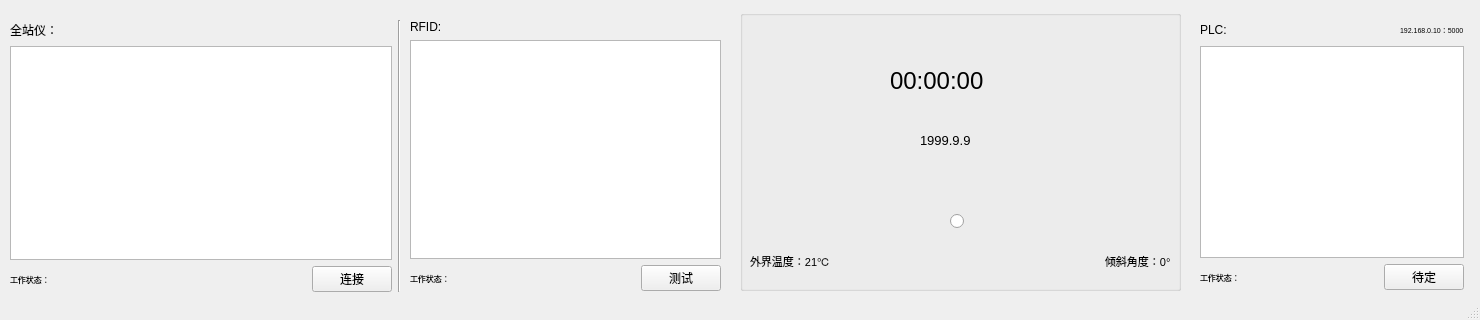
<?xml version="1.0" encoding="UTF-8"?>
<ui version="4.0">
 <class>MainWindow</class>
 <widget class="QMainWindow" name="MainWindow">
  <property name="geometry">
   <rect>
    <x>0</x>
    <y>0</y>
    <width>1480</width>
    <height>320</height>
   </rect>
  </property>
  <property name="windowTitle">
   <string>MainWindow</string>
  </property>
  <widget class="QWidget" name="centralwidget">
   <widget class="QWidget" name="">
    <property name="geometry">
     <rect>
      <x>410</x>
      <y>20</y>
      <width>311</width>
      <height>271</height>
     </rect>
    </property>
    <layout class="QVBoxLayout" name="verticalLayout_2">
     <item>
      <widget class="QLabel" name="label_3">
       <property name="text">
        <string>RFID:</string>
       </property>
      </widget>
     </item>
     <item>
      <widget class="QTextEdit" name="textEdit_2"/>
     </item>
     <item>
      <layout class="QHBoxLayout" name="horizontalLayout_3">
       <item>
        <widget class="QLabel" name="label_4">
         <property name="font">
          <font>
           <pointsize>6</pointsize>
          </font>
         </property>
         <property name="text">
          <string>工作状态：</string>
         </property>
        </widget>
       </item>
       <item>
        <spacer name="horizontalSpacer">
         <property name="orientation">
          <enum>Qt::Horizontal</enum>
         </property>
         <property name="sizeHint" stdset="0">
          <size>
           <width>40</width>
           <height>20</height>
          </size>
         </property>
        </spacer>
       </item>
       <item>
        <widget class="QPushButton" name="pushButton_2">
         <property name="text">
          <string>测试</string>
         </property>
        </widget>
       </item>
      </layout>
     </item>
    </layout>
   </widget>
   <widget class="QGroupBox" name="groupBox">
    <property name="geometry">
     <rect>
      <x>740</x>
      <y>10</y>
      <width>441</width>
      <height>281</height>
     </rect>
    </property>
    <property name="title">
     <string/>
    </property>
    <widget class="QLabel" name="label_5">
     <property name="geometry">
      <rect>
       <x>150</x>
       <y>40</y>
       <width>161</width>
       <height>61</height>
      </rect>
     </property>
     <property name="font">
      <font>
       <pointsize>18</pointsize>
      </font>
     </property>
     <property name="text">
      <string>00:00:00</string>
     </property>
    </widget>
    <widget class="QLabel" name="label_6">
     <property name="geometry">
      <rect>
       <x>180</x>
       <y>120</y>
       <width>111</width>
       <height>20</height>
      </rect>
     </property>
     <property name="font">
      <font>
       <pointsize>10</pointsize>
      </font>
     </property>
     <property name="text">
      <string>1999.9.9</string>
     </property>
    </widget>
    <widget class="QRadioButton" name="radioButton">
     <property name="geometry">
      <rect>
       <x>210</x>
       <y>200</y>
       <width>21</width>
       <height>22</height>
      </rect>
     </property>
     <property name="text">
      <string/>
     </property>
    </widget>
    <widget class="QWidget" name="">
     <property name="geometry">
      <rect>
       <x>10</x>
       <y>240</y>
       <width>421</width>
       <height>22</height>
      </rect>
     </property>
     <layout class="QHBoxLayout" name="horizontalLayout_7">
      <item>
       <widget class="QLabel" name="label_10">
        <property name="font">
         <font>
          <pointsize>8</pointsize>
         </font>
        </property>
        <property name="text">
         <string>外界温度：21℃</string>
        </property>
       </widget>
      </item>
      <item>
       <spacer name="horizontalSpacer_7">
        <property name="orientation">
         <enum>Qt::Horizontal</enum>
        </property>
        <property name="sizeHint" stdset="0">
         <size>
          <width>40</width>
          <height>20</height>
         </size>
        </property>
       </spacer>
      </item>
      <item>
       <widget class="QLabel" name="label_11">
        <property name="font">
         <font>
          <pointsize>8</pointsize>
         </font>
        </property>
        <property name="text">
         <string>倾斜角度：0°</string>
        </property>
       </widget>
      </item>
     </layout>
    </widget>
   </widget>
   <widget class="QWidget" name="">
    <property name="geometry">
     <rect>
      <x>10</x>
      <y>20</y>
      <width>391</width>
      <height>272</height>
     </rect>
    </property>
    <layout class="QHBoxLayout" name="horizontalLayout_4">
     <item>
      <layout class="QVBoxLayout" name="verticalLayout">
       <item>
        <layout class="QHBoxLayout" name="horizontalLayout_2">
         <item>
          <widget class="QLabel" name="label_2">
           <property name="text">
            <string>全站仪：</string>
           </property>
          </widget>
         </item>
         <item>
          <spacer name="horizontalSpacer_5">
           <property name="orientation">
            <enum>Qt::Horizontal</enum>
           </property>
           <property name="sizeHint" stdset="0">
            <size>
             <width>40</width>
             <height>20</height>
            </size>
           </property>
          </spacer>
         </item>
         <item>
          <spacer name="horizontalSpacer_6">
           <property name="orientation">
            <enum>Qt::Horizontal</enum>
           </property>
           <property name="sizeHint" stdset="0">
            <size>
             <width>40</width>
             <height>20</height>
            </size>
           </property>
          </spacer>
         </item>
        </layout>
       </item>
       <item>
        <widget class="QTextEdit" name="textEdit"/>
       </item>
       <item>
        <layout class="QHBoxLayout" name="horizontalLayout">
         <item>
          <widget class="QLabel" name="label">
           <property name="font">
            <font>
             <pointsize>6</pointsize>
            </font>
           </property>
           <property name="text">
            <string>工作状态：</string>
           </property>
          </widget>
         </item>
         <item>
          <spacer name="horizontalSpacer_4">
           <property name="orientation">
            <enum>Qt::Horizontal</enum>
           </property>
           <property name="sizeHint" stdset="0">
            <size>
             <width>40</width>
             <height>20</height>
            </size>
           </property>
          </spacer>
         </item>
         <item>
          <widget class="QPushButton" name="pushButton">
           <property name="text">
            <string>连接</string>
           </property>
          </widget>
         </item>
        </layout>
       </item>
      </layout>
     </item>
     <item>
      <widget class="Line" name="line">
       <property name="orientation">
        <enum>Qt::Vertical</enum>
       </property>
      </widget>
     </item>
    </layout>
   </widget>
   <widget class="QWidget" name="">
    <property name="geometry">
     <rect>
      <x>1200</x>
      <y>20</y>
      <width>264</width>
      <height>270</height>
     </rect>
    </property>
    <layout class="QVBoxLayout" name="verticalLayout_3">
     <item>
      <layout class="QHBoxLayout" name="horizontalLayout_6">
       <item>
        <widget class="QLabel" name="label_7">
         <property name="text">
          <string>PLC:</string>
         </property>
        </widget>
       </item>
       <item>
        <spacer name="horizontalSpacer_3">
         <property name="orientation">
          <enum>Qt::Horizontal</enum>
         </property>
         <property name="sizeHint" stdset="0">
          <size>
           <width>40</width>
           <height>20</height>
          </size>
         </property>
        </spacer>
       </item>
       <item>
        <widget class="QLabel" name="label_9">
         <property name="font">
          <font>
           <pointsize>5</pointsize>
          </font>
         </property>
         <property name="text">
          <string>192.168.0.10：5000</string>
         </property>
        </widget>
       </item>
      </layout>
     </item>
     <item>
      <widget class="QTextEdit" name="textEdit_3"/>
     </item>
     <item>
      <layout class="QHBoxLayout" name="horizontalLayout_5">
       <item>
        <widget class="QLabel" name="label_8">
         <property name="font">
          <font>
           <pointsize>6</pointsize>
          </font>
         </property>
         <property name="text">
          <string>工作状态：</string>
         </property>
        </widget>
       </item>
       <item>
        <spacer name="horizontalSpacer_2">
         <property name="orientation">
          <enum>Qt::Horizontal</enum>
         </property>
         <property name="sizeHint" stdset="0">
          <size>
           <width>40</width>
           <height>20</height>
          </size>
         </property>
        </spacer>
       </item>
       <item>
        <widget class="QPushButton" name="pushButton_3">
         <property name="text">
          <string>待定</string>
         </property>
        </widget>
       </item>
      </layout>
     </item>
    </layout>
   </widget>
  </widget>
  <widget class="QMenuBar" name="menubar">
   <property name="geometry">
    <rect>
     <x>0</x>
     <y>0</y>
     <width>1480</width>
     <height>30</height>
    </rect>
   </property>
  </widget>
  <widget class="QStatusBar" name="statusbar"/>
 </widget>
 <resources/>
 <connections/>
</ui>
